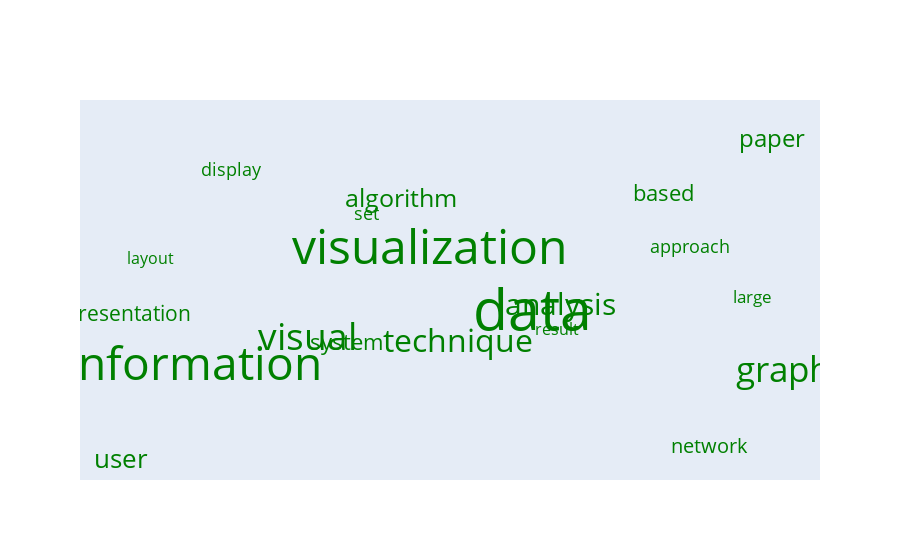

The cell this chart's notebook holds for it:
### Code cell
cluster_id = 2
value = 20
data = go.Scatter(
                             x=[random.random() for i in range(30)],
                             y=[random.random() for i in range(30)],
                             mode='text',
                             text=lda.get_top_n_word_probs_for_topic_i(cluster_id, value).Words,
                             marker={'opacity': 0.3},
                             textfont={'size': lda.get_top_n_word_probs_for_topic_i(cluster_id, value).Probabilities * 4000, 
                                   'color': lda.get_colors()[cluster_id]})
layout = go.Layout({'xaxis': {'showgrid': False, 'showticklabels': False, 'zeroline': False},
                                            'yaxis': {'showgrid': False, 'showticklabels': False, 'zeroline': False}})
figure = go.Figure(data=[data], layout=layout)
figure

### Figure 1 — Plotly figure (JSON) as saved in the notebook; plotly's stock layout.template omitted (floating-point values rounded to 4 significant figures)
{"data": [{"marker": {"opacity": 0.3}, "mode": "text", "text": ["layout", "result", "large", "approach", "display", "set", "network", "representation", "system", "based", "paper", "algorithm", "user", "analysis", "technique", "graph", "visual", "information", "visualization", "data"], "textfont": {"color": "green", "size": [15.99, 16.26, 17.19, 17.53, 17.69, 18.03, 20.42, 20.51, 21.57, 22.28, 23.71, 24.65, 26.17, 29.82, 31.92, 35.22, 36.56, 45.89, 48.46, 57.16]}, "type": "scatter", "x": [0.0695, 0.6529, 0.9328, 0.8434, 0.1855, 0.3793, 0.8707, 0.02218, 0.3512, 0.8052, 0.9607, 0.4289, 0.02787, 0.6576, 0.5112, 0.976, 0.2944, 0.1319, 0.4702, 0.6169, 0.2114, 0.2686, 0.1629, 0.1728, 0.6224, 0.6152, 0.1374, 0.1239, 0.08908, 0.3543], "y": [0.6157, 0.4274, 0.5134, 0.6458, 0.8535, 0.7366, 0.1141, 0.467, 0.3893, 0.7902, 0.9352, 0.7736, 0.07877, 0.4896, 0.3918, 0.3148, 0.4011, 0.3264, 0.6388, 0.4683, 0.2466, 0.3769, 0.08448, 0.5938, 0.1273, 0.9217, 0.7568, 0.9462, 0.2389, 0.9938]}], "layout": {"xaxis": {"showgrid": false, "showticklabels": false, "zeroline": false}, "yaxis": {"showgrid": false, "showticklabels": false, "zeroline": false}}}
